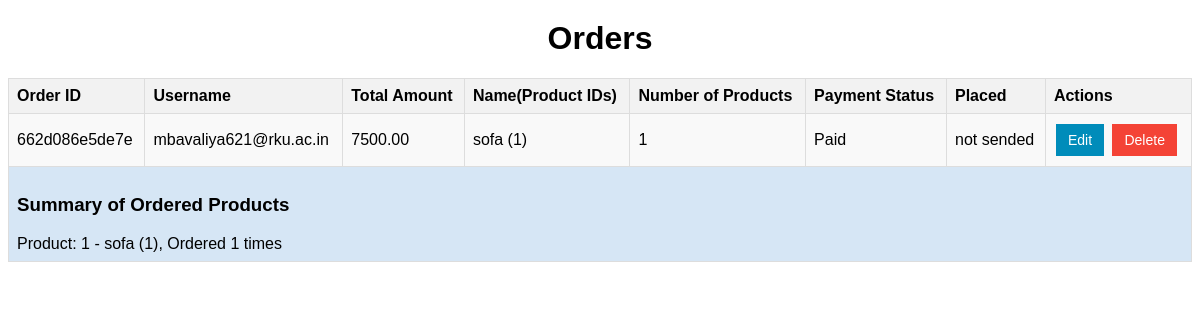
The page /admin/orders.php on the database its author committed.
### tables this page shows
CREATE TABLE `orders` (
  `order_id` varchar(255) NOT NULL,
  `username` varchar(255) NOT NULL,
  `total_amount` decimal(10,2) NOT NULL,
  `product_ids` text NOT NULL,
  `created_at` timestamp NOT NULL DEFAULT current_timestamp(),
  `payment` tinyint(1) NOT NULL DEFAULT 0,
  `placed` varchar(255) DEFAULT 'not sended'
);

### admin/orders.php (the view, shortened to what this page needs)
<?php
include_once('../dbconnection/connection.php');
$q = "SELECT * FROM orders";
if ($result = mysqli_query($conn, $q)) {
    $orders = mysqli_fetch_all($result, MYSQLI_ASSOC);
}
function countProductsInOrder($product_ids)
{
    $product_ids_array = explode(',', $product_ids);
    return count($product_ids_array);
}
function getProductNames($product_ids, $conn)
{
    $product_ids = mysqli_real_escape_string($conn, $product_ids);
    $query = "SELECT CONCAT(name, ' (', product_id, ')') AS product FROM products WHERE product_id IN ($product_ids)";
    $result = mysqli_query($conn, $query);
    $product_names = [];
    while ($row = mysqli_fetch_assoc($result)) {
        $product_names[] = $row['product'];
    }
    return implode(', ', $product_names);
}
$product_counts = [];
foreach ($orders as $order) {
    $product_ids_array = explode(',', $order['product_ids']);
    foreach ($product_ids_array as $product_id) {
        if (array_key_exists($product_id, $product_counts)) {
            $product_counts[$product_id]++;
        } else {
            $product_counts[$product_id] = 1;
        }
    }
}
?>
<!DOCTYPE html>
<html lang="en">
<head>
</head>
<body>
<h1>Orders</h1>
<table>
    <tr>
        <th>Order ID</th>
        <th>Username</th>
        <th>Total Amount</th>
        <th>Name(Product IDs)</th>
        <th>Number of Products</th>
        <th>Payment Status</th>
        <th>Placed</th>
        <th>Actions</th>
    </tr>
    <?php foreach ($orders as $order) : ?>
        <tr>
            <td><?php echo $order['order_id']; ?></td>
            <td><?php echo $order['username']; ?></td>
            <td><?php echo $order['total_amount']; ?></td>
            <td><?php echo getProductNames($order['product_ids'], $conn); ?></td>
            <td><?php echo countProductsInOrder($order['product_ids']); ?></td>
            <td><?php echo $order['payment'] ? 'Paid' : 'Pending'; ?></td>
            <td><?php echo $order['placed'] == 1 ? 'Sent' : $order['placed']; ?></td>
            <td>
                <a href="edit_order.php?order_id=<?php echo $order['order_id']; ?>"><button
                            class="btn btn-edit">Edit</button></a>
                <a href="delete_product_mail.php?order_id=<?php echo $order['order_id']; ?>"><button
                            class="btn btn-delete">Delete</button></a>
            </td>
        </tr>
    <?php endforeach; ?>
    <tr class="summary">
        <td colspan="8">
            <h3>Summary of Ordered Products</h3>
            <?php
            foreach ($product_counts as $product_id => $count) {
                echo "Product: $product_id - " . getProductNames($product_id, $conn) . ", Ordered $count times<br>";
            }
            ?>
        </td>
    </tr>
</table>
</body>
</html>

### admin/orders.php (style rules this page uses)
body { background-color: #ffffff; color: #000000; font-family: Arial, sans-serif; }
table { border-collapse: collapse; width: 100%; margin-top: 20px; }
th, td { border: 1px solid #dddddd; text-align: left; padding: 8px; }
th { background-color: #f2f2f2; }
tr:nth-child(even) { background-color: #f9f9f9; }
h1 { text-align: center; color: #000000; margin-top: 20px; }
.summary { background-color: #d6e6f5; }
.summary h3 { color: #000000; }
.btn { background-color: #4CAF50; border: none; color: white; padding: 8px 12px; text-align: center; text-decoration: none; display: inline-block; font-size: 14px; margin: 2px 2px; cursor: pointer; }
.btn-edit { background-color: #008CBA; }
.btn-delete { background-color: #f44336; }

### rows shown on the page
orders: order_id "662d086e5de7e", username "mbavaliya621@rku.ac.in", total_amount "7500.00", product_ids "sofa (1)", product_ids "1", payment "Paid", placed "not sended"

### other values the page prints
$product_id "1"
getProductNames($product_id, $conn) "sofa (1)"
$count "1"
